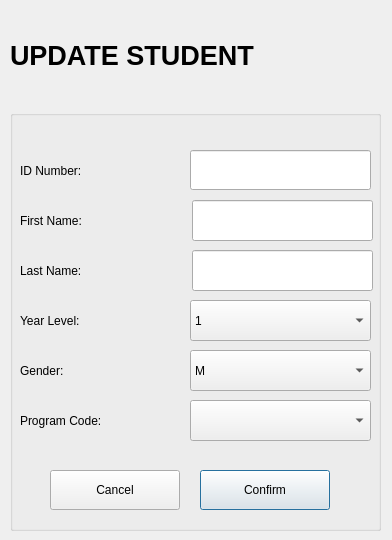
<?xml version="1.0" encoding="UTF-8"?>
<ui version="4.0">
 <class>StudentDialog</class>
 <widget class="QDialog" name="StudentDialog">
  <property name="geometry">
   <rect>
    <x>0</x>
    <y>0</y>
    <width>392</width>
    <height>540</height>
   </rect>
  </property>
  <property name="windowTitle">
   <string>Update Student</string>
  </property>
  <widget class="QGroupBox" name="groupBox">
   <property name="geometry">
    <rect>
     <x>10</x>
     <y>110</y>
     <width>371</width>
     <height>421</height>
    </rect>
   </property>
   <property name="title">
    <string/>
   </property>
   <widget class="QLineEdit" name="updateIDNumber">
    <property name="geometry">
     <rect>
      <x>180</x>
      <y>40</y>
      <width>181</width>
      <height>40</height>
     </rect>
    </property>
   </widget>
   <widget class="QLineEdit" name="updateFirstName">
    <property name="geometry">
     <rect>
      <x>182</x>
      <y>90</y>
      <width>181</width>
      <height>41</height>
     </rect>
    </property>
   </widget>
   <widget class="QLineEdit" name="updateLastName">
    <property name="geometry">
     <rect>
      <x>182</x>
      <y>140</y>
      <width>181</width>
      <height>41</height>
     </rect>
    </property>
   </widget>
   <widget class="QComboBox" name="updateYearLevelComboBox">
    <property name="geometry">
     <rect>
      <x>180</x>
      <y>190</y>
      <width>181</width>
      <height>41</height>
     </rect>
    </property>
    <item>
     <property name="text">
      <string>1</string>
     </property>
    </item>
    <item>
     <property name="text">
      <string>2</string>
     </property>
    </item>
    <item>
     <property name="text">
      <string>3</string>
     </property>
    </item>
    <item>
     <property name="text">
      <string>4</string>
     </property>
    </item>
   </widget>
   <widget class="QComboBox" name="updateGenderComboBox">
    <property name="geometry">
     <rect>
      <x>180</x>
      <y>240</y>
      <width>181</width>
      <height>41</height>
     </rect>
    </property>
    <item>
     <property name="text">
      <string>M</string>
     </property>
    </item>
   </widget>
   <widget class="QComboBox" name="updateProgramCodeComboBox">
    <property name="geometry">
     <rect>
      <x>180</x>
      <y>290</y>
      <width>181</width>
      <height>41</height>
     </rect>
    </property>
   </widget>
   <widget class="QLabel" name="label_2">
    <property name="geometry">
     <rect>
      <x>10</x>
      <y>40</y>
      <width>161</width>
      <height>41</height>
     </rect>
    </property>
    <property name="text">
     <string>ID Number:</string>
    </property>
   </widget>
   <widget class="QLabel" name="label_3">
    <property name="geometry">
     <rect>
      <x>10</x>
      <y>90</y>
      <width>161</width>
      <height>41</height>
     </rect>
    </property>
    <property name="text">
     <string>First Name:</string>
    </property>
   </widget>
   <widget class="QLabel" name="label_4">
    <property name="geometry">
     <rect>
      <x>10</x>
      <y>140</y>
      <width>161</width>
      <height>41</height>
     </rect>
    </property>
    <property name="text">
     <string>Last Name:</string>
    </property>
   </widget>
   <widget class="QLabel" name="label_5">
    <property name="geometry">
     <rect>
      <x>10</x>
      <y>190</y>
      <width>161</width>
      <height>41</height>
     </rect>
    </property>
    <property name="text">
     <string>Year Level:</string>
    </property>
   </widget>
   <widget class="QLabel" name="label_6">
    <property name="geometry">
     <rect>
      <x>10</x>
      <y>240</y>
      <width>161</width>
      <height>41</height>
     </rect>
    </property>
    <property name="text">
     <string>Gender:</string>
    </property>
   </widget>
   <widget class="QLabel" name="label_7">
    <property name="geometry">
     <rect>
      <x>10</x>
      <y>290</y>
      <width>161</width>
      <height>41</height>
     </rect>
    </property>
    <property name="text">
     <string>Program Code:</string>
    </property>
   </widget>
   <widget class="QPushButton" name="pushButton">
    <property name="geometry">
     <rect>
      <x>190</x>
      <y>360</y>
      <width>130</width>
      <height>40</height>
     </rect>
    </property>
    <property name="text">
     <string>Confirm</string>
    </property>
   </widget>
   <widget class="QPushButton" name="pushButton_2">
    <property name="geometry">
     <rect>
      <x>40</x>
      <y>360</y>
      <width>130</width>
      <height>40</height>
     </rect>
    </property>
    <property name="text">
     <string>Cancel</string>
    </property>
   </widget>
  </widget>
  <widget class="QLabel" name="label">
   <property name="geometry">
    <rect>
     <x>10</x>
     <y>10</y>
     <width>371</width>
     <height>91</height>
    </rect>
   </property>
   <property name="font">
    <font>
     <pointsize>20</pointsize>
     <weight>75</weight>
     <bold>true</bold>
    </font>
   </property>
   <property name="text">
    <string>UPDATE STUDENT</string>
   </property>
  </widget>
 </widget>
 <resources/>
 <connections/>
</ui>
